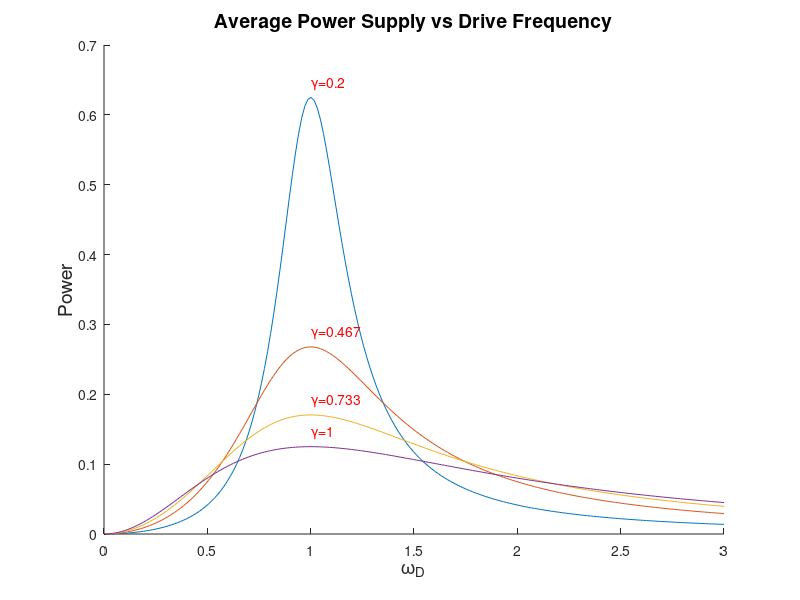

Reproduce this figure in MATLAB.
%drive_power.m
%plots the power supplied by the driving force versus frequency
clear;
m=0.5;                                %mass
k=0.5;                                %spring constant
F0=0.5;                               %driving force amplitude
wo=sqrt(k/m);                         %SHO natural frequency
wmin=0.01;                            %minimum frequency
wmax=3;                               %maximum frequency
NPTS=200;                             %number of points
dw=(wmax-wmin)/(NPTS-1);              %step for w
hold on                               %get ready to superimpose plots
cmin=0.2;                             %minimum value of c
cmax=1;                               %maximum c
cstep=(cmax-cmin)/3;                  %c step size
for c=cmin:cstep:cmax,                %loop over the drag coefficient
  gam=c/2/m;                          %find gamma
  for i=1:NPTS
    w(i)=wmin+(i-1)*dw;
    desc=(2*gam*w(i))^2+(wo^2-w(i)^2)^2; 
    A=F0/m/sqrt(desc);         %The driven ho amplitude
    den=wo^2-w(i)^2;
    if den==0, den=1.e-3; end
    if(w(i) <= wo)
    ph=atan(2*gam*w(i)/den);   %the phase difference
    else
    ph=pi+atan(2*gam*w(i)/den);%shift by pi needed if w > wo
    end
    power(i)=0.5*F0*A*w(i)*sin(ph);
  end
  plot(w,power)
  [p,j]=max(power);            %point where the power is maximum
  str=cat(2,'\gamma=',num2str(gam,3));
  text(w(j),power(j)+0.02,str,'FontSize',10,'Color','red');    
end
title('Average Power Supply vs Drive Frequency','FontSize',14)
ylabel('Power','FontSize',14);
xlabel('\omega_D','FontSize',14);
